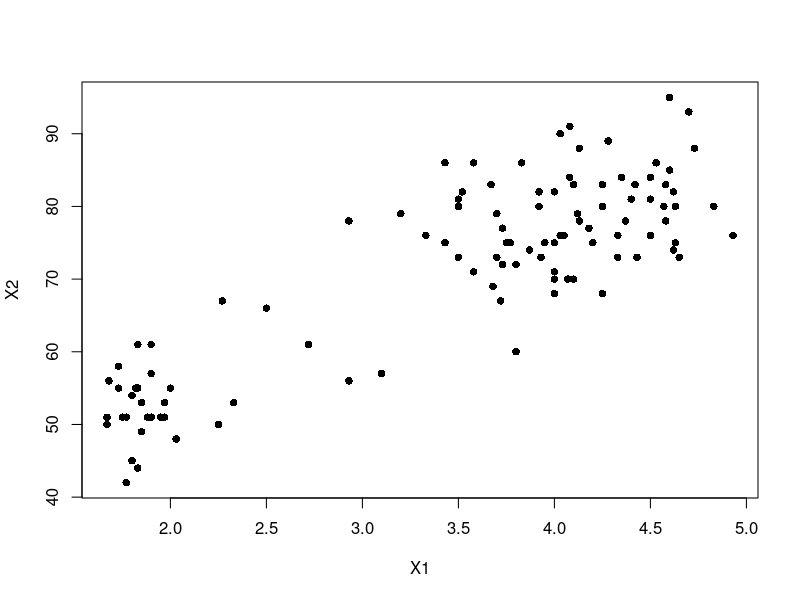
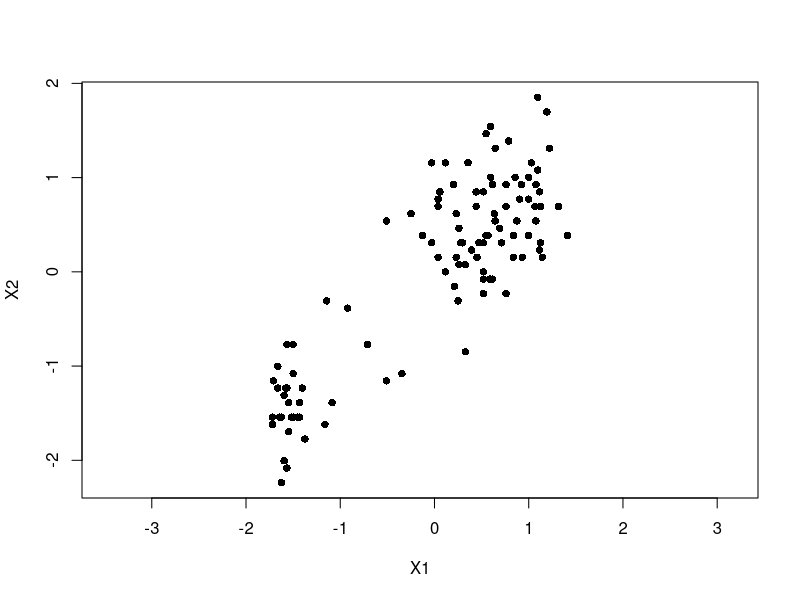
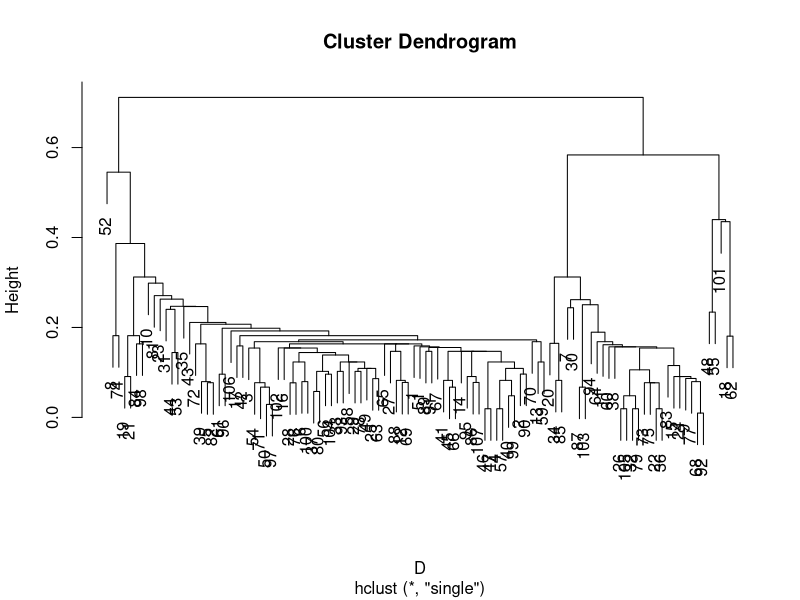
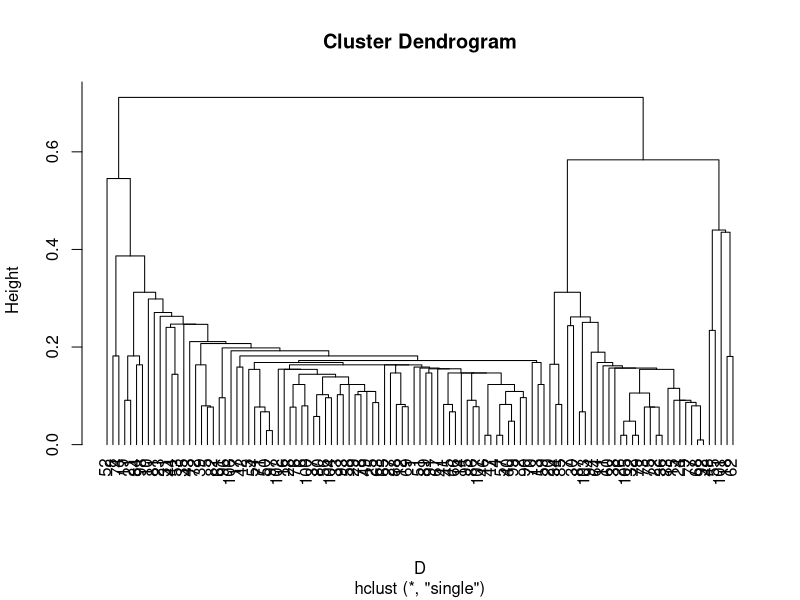
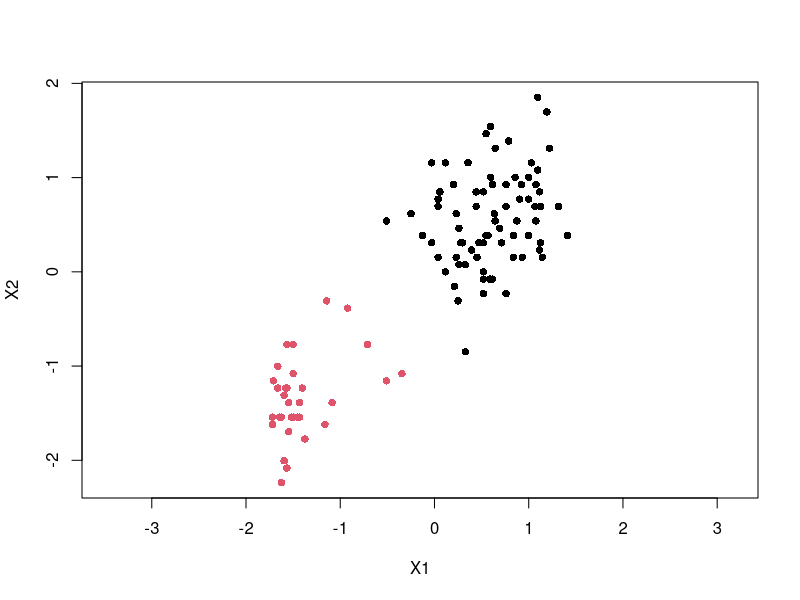
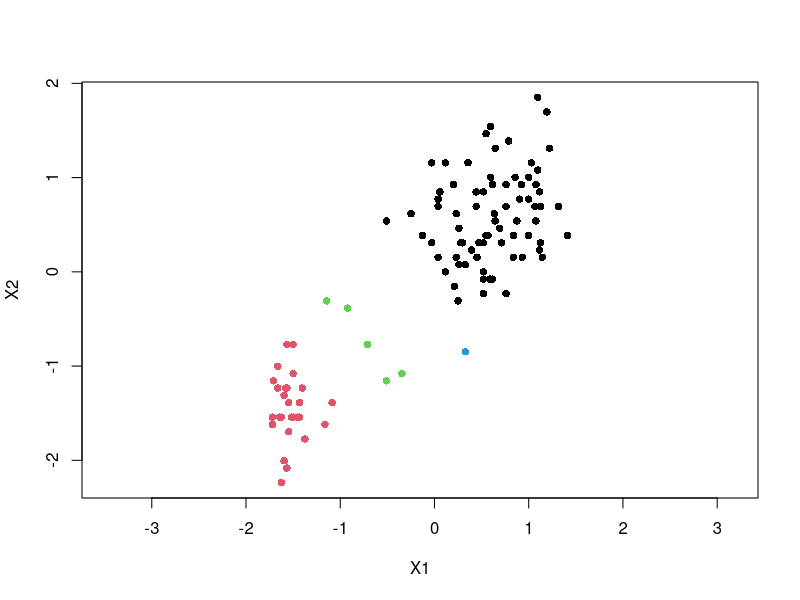
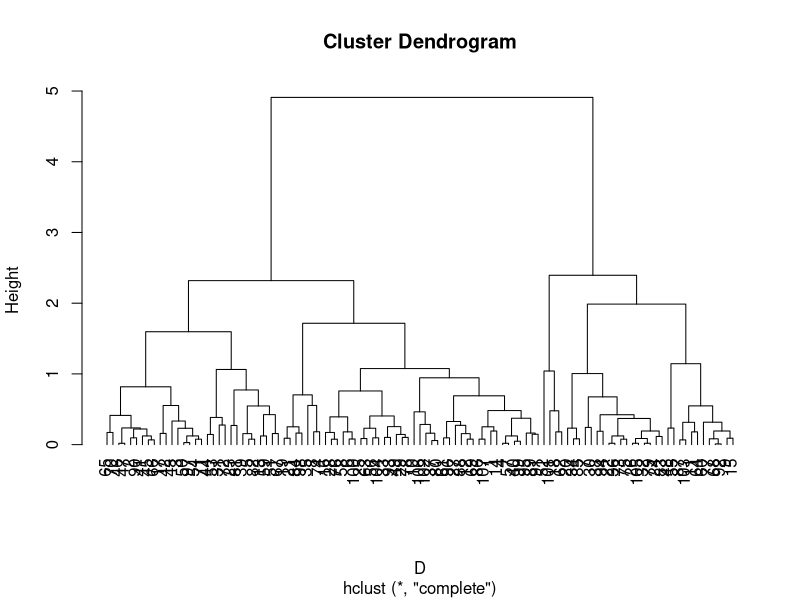
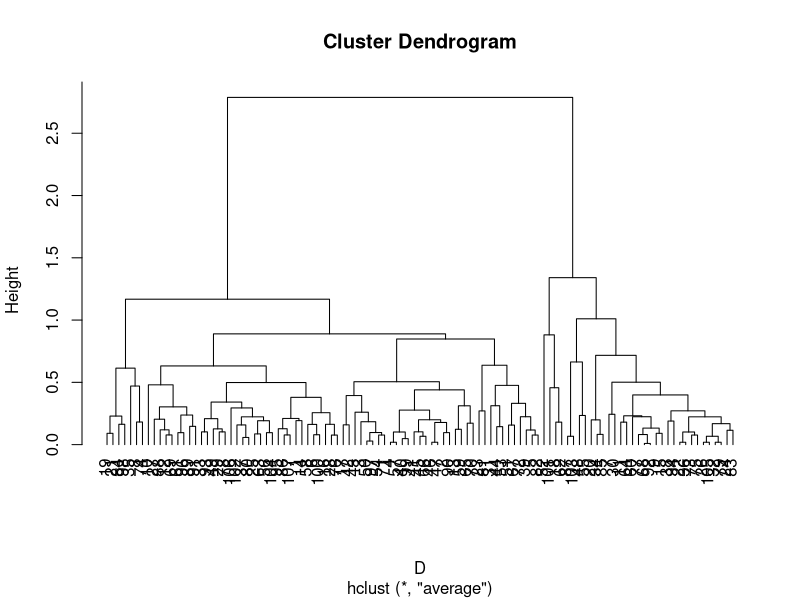

The R script that drew these images, in order:
## ---- chunk 1
library(knitr)
opts_chunk$set(tidy.opts = list(width.cutoff = 60), tidy = TRUE)
## ---- chunk 2
set.seed(10)
## ---- chunk 3
geyser <- read.csv(file = 'Data_csv/OldFaithfulGeyser.csv')
plot(X2 ~ X1, data = geyser, pch = 16)
## ---- chunk 4
geyser <- scale(geyser)
plot(X2 ~ X1, data = geyser, pch = 16, asp = 1)
## ---- chunk 5
D <- dist(geyser)
## ---- chunk 6
hc <- hclust(D, method = 'single')
plot(hc)
## ---- chunk 7
plot(hc, hang = -1)
## ---- chunk 8
clusters <- cutree(hc, h = 0.6)
clusters
## ---- chunk 9
plot(X2 ~ X1, data = geyser, pch = 16, asp = 1, col = clusters)
## ---- chunk 10
clusters <- cutree(hc, h = 0.5)
clusters
## ---- chunk 11
plot(X2 ~ X1, data = geyser, pch = 16, asp = 1, col = clusters)
## ---- chunk 12
hc <- hclust(D, method = 'complete')
plot(hc, hang=-1)
## ---- chunk 13
hc <- hclust(D, method = 'average')
plot(hc, hang=-1)
## ---- chunk 14
clusters <- cutree(hc, k = 2)
clusters
## ---- chunk 15
plot(X2 ~ X1, data = geyser, pch = 16, asp = 1, col = clusters)
